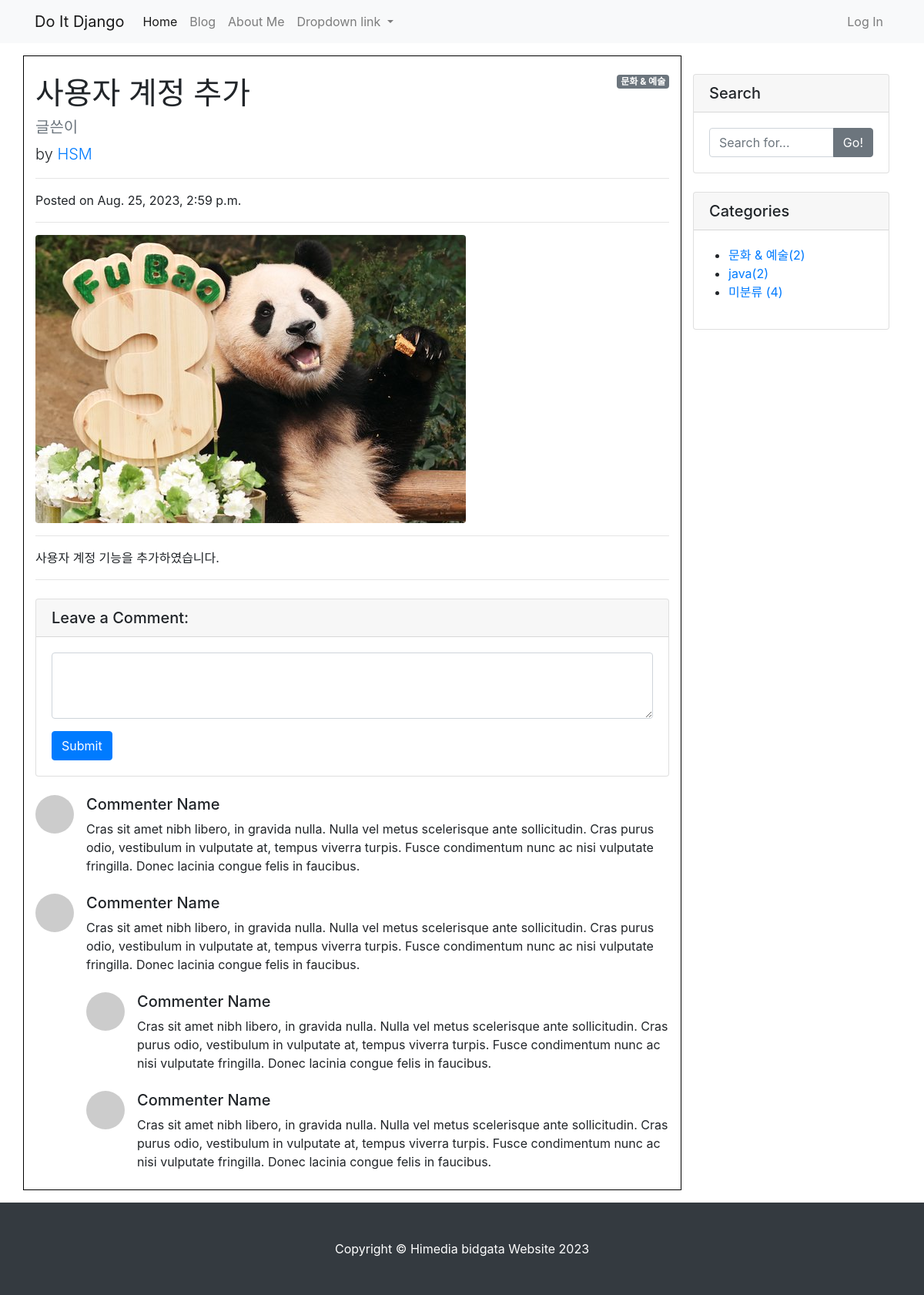
The app's page /blog/8/, older data.
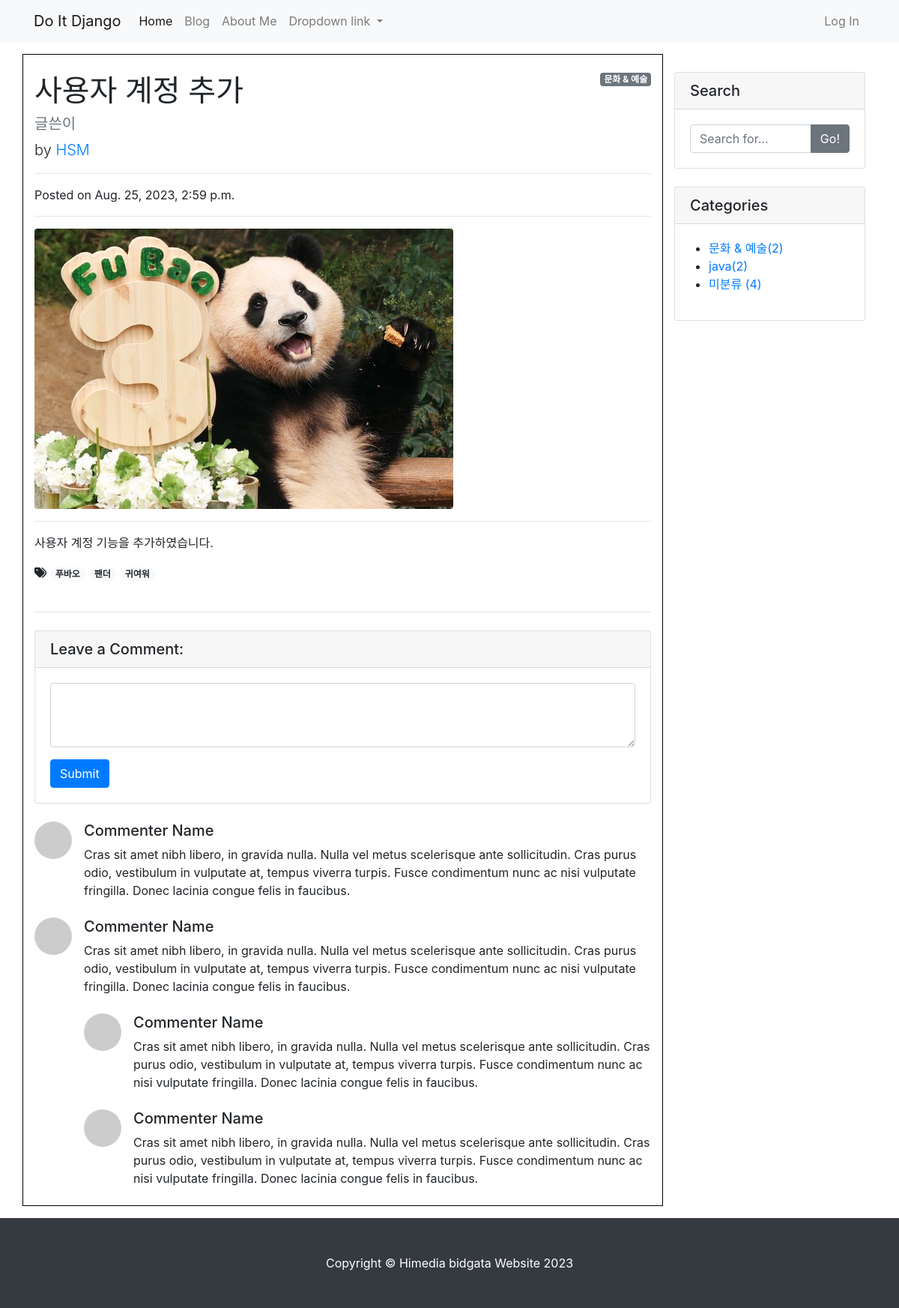
The same page, newer data.
### blog/models.py (models this page shows)
class Category(models.Model):
    name = models.CharField(max_length=50, unique=True)
    slug = models.SlugField(max_length=200, unique=True, allow_unicode=True)
    def __str__(self):
        return self.name
    def get_absolute_url(self):
        return f'/blog/category/{self.slug}/'
    class Meta:
        verbose_name_plural = 'Categories'

class Tag(models.Model):
    name = models.CharField(max_length=50)
    slug = models.SlugField(max_length=200, unique=True, allow_unicode=True)
    def __str__(self):
        return self.name
    def get_absolute_url(self):
        return f'/blog/tag/{self.slug}/'

### blog/views.py (the view)
# urls.py: path('<int:pk>/', views.PostDetail.as_view()),
class PostDetail(DetailView):
    model = Post
    def get_context_data(self, **kwargs):
        context = super(PostDetail, self).get_context_data()
        context['categories'] = Category.objects.all()
        context['no_category_post_count'] = Post.objects.filter(category=None).count()
        return context

### blog/templates/blog/post_detail.html (shortened to what this page needs)
{% extends 'blog/base.html' %}
{% block main_area %}
<div id="post-area">
  {% if post.category %}
      <span class="badge badge-secondary float-right">{{post.category}}</span>
  {% else %}
      <span class="badge badge-secondary float-right">미분류</span>
  {% endif %}
  <h1 class="mt-4">{{post.title}}</h1>
  <h5 class="text-muted">{{post.hook_text}}</h5>
  <p class="lead">
    by
    <a href="#">{{post.author | upper}}</a>
  </p>
  <hr>
  <p>Posted on {{post.created_at}}</p>
  <hr>
  {% if post.head_image %}
  <img class="img-fluid rounded" src="{{post.head_image.url}}" alt="{{post.title}} head_image">
  {% else %}
  <img class="img-fluid rounded" src="https://picsum.photos/seed/{{post.id}}/800/200" alt="random_image">
  {% endif %}
  <hr>
  <p>{{post.content}}</p>
  {% if post.tags.exists %}
      <i class="fas fa-tags"></i>
      {% for tag in post.tags.all %}
          <a href="{{tag.get_absolute_url}}">
              <span class="badge badge-pill badge-light">{{tag}}</span>
          </a>
      {% endfor %}
      <br/>
      <br/>
  {% endif %}
  <hr>
</div>
<div id="comment-area">
    <div class="card my-4">
      <h5 class="card-header">Leave a Comment:</h5>
      <div class="card-body">
        <form>
          <div class="form-group">
            <textarea class="form-control" rows="3"></textarea>
          </div>
          <button type="submit" class="btn btn-primary">Submit</button>
        </form>
      </div>
    </div>
    <div class="media mb-4">
      <img class="d-flex mr-3 rounded-circle" src="http://placehold.it/50x50" alt="">
      <div class="media-body">
        <h5 class="mt-0">Commenter Name</h5>
        Cras sit amet nibh libero, in gravida nulla. Nulla vel metus scelerisque ante sollicitudin. Cras purus odio,
        vestibulum in vulputate at, tempus viverra turpis. Fusce condimentum nunc ac nisi vulputate fringilla. Donec
        lacinia
        congue felis in faucibus.
      </div>
    </div>
    <div class="media mb-4">
      <img class="d-flex mr-3 rounded-circle" src="http://placehold.it/50x50" alt="">
      <div class="media-body">
        <h5 class="mt-0">Commenter Name</h5>
        Cras sit amet nibh libero, in gravida nulla. Nulla vel metus scelerisque ante sollicitudin. Cras purus odio,
        vestibulum in vulputate at, tempus viverra turpis. Fusce condimentum nunc ac nisi vulputate fringilla. Donec
        lacinia
        congue felis in faucibus.
        <div class="media mt-4">
          <img class="d-flex mr-3 rounded-circle" src="http://placehold.it/50x50" alt="">
          <div class="media-body">
            <h5 class="mt-0">Commenter Name</h5>
            Cras sit amet nibh libero, in gravida nulla. Nulla vel metus scelerisque ante sollicitudin. Cras purus odio,
            vestibulum in vulputate at, tempus viverra turpis. Fusce condimentum nunc ac nisi vulputate fringilla. Donec
            lacinia congue felis in faucibus.
          </div>
        </div>
        <div class="media mt-4">
          <img class="d-flex mr-3 rounded-circle" src="http://placehold.it/50x50" alt="">
          <div class="media-body">
            <h5 class="mt-0">Commenter Name</h5>
            Cras sit amet nibh libero, in gravida nulla. Nulla vel metus scelerisque ante sollicitudin. Cras purus odio,
            vestibulum in vulputate at, tempus viverra turpis. Fusce condimentum nunc ac nisi vulputate fringilla. Donec
            lacinia congue felis in faucibus.
          </div>
        </div>
      </div>
    </div>
  </div>
</div>
{% endblock %}

### blog/templates/blog/base.html (shortened to what this page needs)
<!DOCTYPE html>
{% load static %}
<html lang="ko">
<head>
    <link rel="stylesheet" href="{% static 'blog/bootstrap/bootstrap.min.css' %}" media="screen">
</head>
<body>
    {% include 'blog/navbar.html' %}
    <div class="container my-3">
        <div class="row">
            <div class="col-md-8 col-lg-9" id="main-area" style="border: solid 1px black;">
                {% block main_area %}
                {% endblock %}
                <div class="col-md-4 col-lg-3">
                    <div class="card my-4">
                        <h5 class="card-header">Search</h5>
                        <div class="card-body">
                            <div class="input-group">
                                <input type="text" class="form-control" placeholder="Search for...">
                                <span class="input-group-append">
                                    <button class="btn btn-secondary" type="button">Go!</button>
                                </span>
                            </div>
                        </div>
                    </div>
                    <div class="card my-4" id="categories-card">
                        <h5 class="card-header">Categories</h5>
                        <div class="card-body">
                            <div class="row">
                                <ul>
                                    {% for category in categories %}
                                        <li>
                                            <a href="{{category.get_absolute_url}}">{{category}}({{category.post_set.count}})</a>
                                        </li>
                                    {% endfor %}
                                        <li>
                                            <a href="/blog/category/no_category/">미분류 ({{no_category_post_count}})</a>
                                        </li>
                                </ul>
                            </div>
                        </div>
                    </div>
                </div>
            </div>
        </div>
        {% include 'blog/footer.html' %}
</body>
</html>

Row changes from the older to the newer data that the page shows:
added Tag: name "푸바오"
added Tag: name "팬더"
added Tag: name "귀여워"
